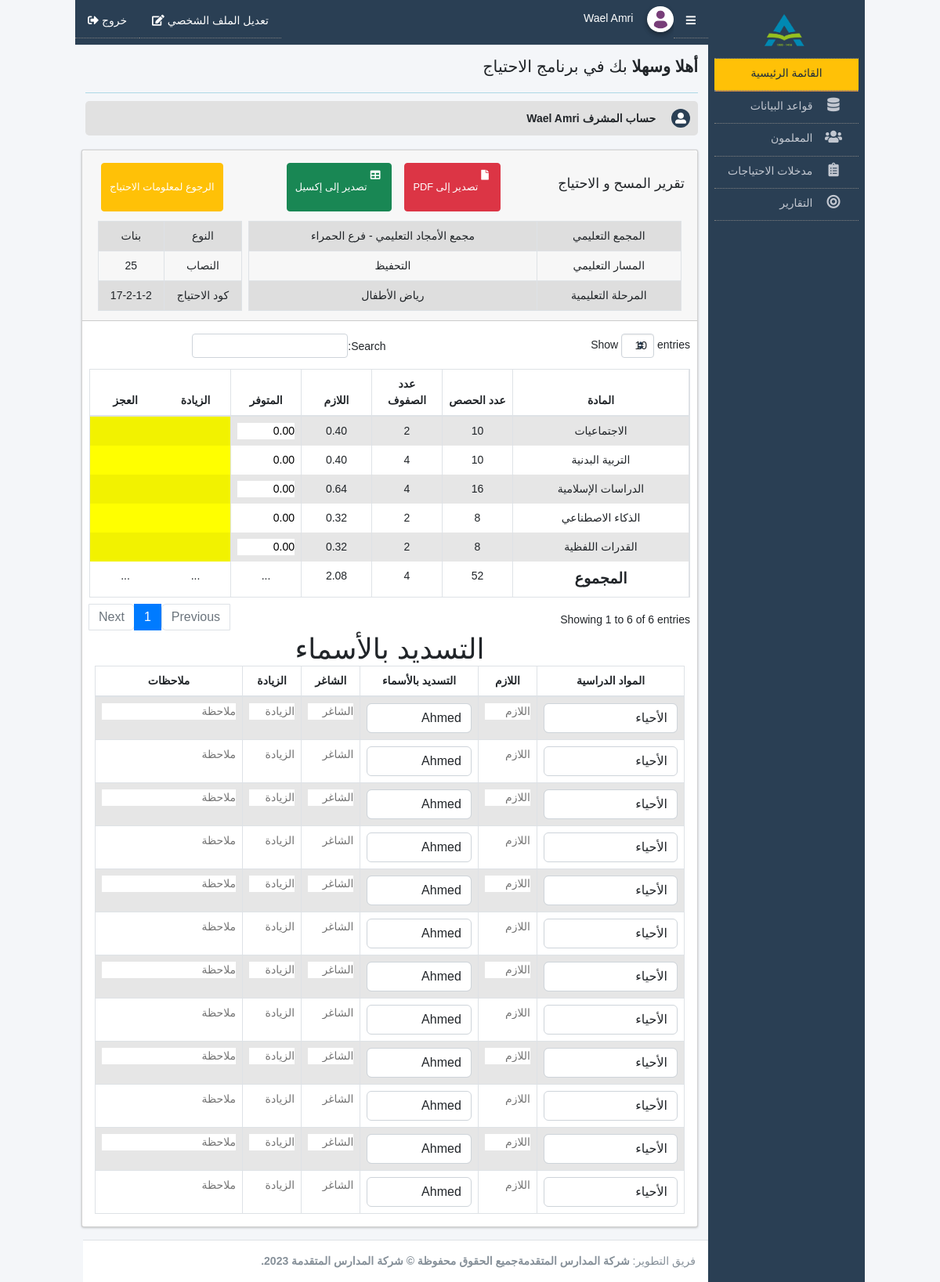
Page /need_report.php?n=54 (signed in) on the committed database.
### tables this page shows
CREATE TABLE `users` (
  `id` int(11) NOT NULL,
  `name` varchar(191) NOT NULL,
  `email` varchar(191) NOT NULL,
  `pass` varchar(191) NOT NULL,
  `rule` varchar(191) NOT NULL,
  `address` varchar(300) NOT NULL,
  `phone` varchar(191) NOT NULL,
  `active` tinyint(1) NOT NULL
);

CREATE TABLE `needs` (
  `id` int(11) NOT NULL,
  `compound` varchar(191) NOT NULL,
  `path` varchar(191) NOT NULL,
  `level` varchar(191) NOT NULL,
  `term` varchar(191) NOT NULL,
  `class` varchar(191) NOT NULL,
  `gender` varchar(191) NOT NULL,
  `subjects` varchar(2000) NOT NULL,
  `comple` varchar(191) NOT NULL,
  `need_code` varchar(191) NOT NULL
);

CREATE TABLE `subject_need` (
  `id` int(11) NOT NULL,
  `subject` varchar(191) NOT NULL,
  `n_code` varchar(191) NOT NULL,
  `c_code` varchar(191) NOT NULL,
  `l_number` varchar(191) NOT NULL,
  `c_number` varchar(191) NOT NULL,
  `total_no` varchar(191) NOT NULL,
  `need_no` varchar(191) NOT NULL
);

### includes/components/report_forms.php (the view, shortened to what this page needs)
<?php
require 'config.php';
?>
<section class="content  mt-2">
    <div class="row" style="margin-right: 0;margin-left: -5px;">
        <div class="col-12">
            <div id="need_info" class="card">
                <div class="card-header">
                    <div class="d-flex align-items-center justify-content-between">
                        <h3 class="card-title" style="float: right !important">تقرير المسح و الاحتياج </h3>
                        <div>
                            <button class="btn btn-success btn-sm m-2" style="float: left !important;font-size:0.8rem; padding:5px 10px" onclick="ExportToExcel('xlsx')">تصدير إلى إكسيل <i class="fas fa-table float-right p-1 text-white"></i></button>
                            <button class="btn btn-danger btn-sm m-2" style="float: left !important;font-size:0.8rem; padding:5px 10px" onclick="exportPDF()">تصدير إلى PDF <i class="fas fa-file float-right p-1 text-white"></i></button>
                        </div>
                        <a class="btn btn-warning btn-sm m-2" href="need_calc.php?n=<?php echo $need_id; ?>" style="float: left !important;font-size:0.8rem; padding:5px 10px">الرجوع لمعلومات الاحتياج</a>
                    </div>
                    <div class="d-flex">
                        <table class="w-75 table table-bordered table-striped m-1">
                            <tr>
                                <td>المجمع التعليمي</td>
                                <td><?php echo $sl_need['compound']; ?></td>
                            </tr>
                            <tr>
                                <td>المسار التعليمي</td>
                                <td><?php echo $sl_need['path']; ?></td>
                            </tr>
                            <tr>
                                <td>المرحلة التعليمية</td>
                                <td><?php echo $sl_need['level']; ?></td>
                            </tr>
                        </table>
                        <table class="w-25 table table-bordered table-striped m-1">
                            <tr>
                                <td>النوع</td>
                                <td><?php echo $sl_need['gender']; ?></td>
                            </tr>
                            <tr>
                                <td>النصاب</td>
                                <td><?php echo $sl_need['comple']; ?></td>
                            </tr>
                            <tr>
                                <td>كود الاحتياج</td>
                                <td><?php echo $sl_need['need_code']; ?></td>
                            </tr>
                        </table>
                    </div>
                </div>
                <div class="card-body">
                    <table id="myTable" class="w-100 table table-bordered table-striped">
                        <thead>
                            <tr class="text-center">
                                <th style="width:25%">المادة</th>
                                <th style="width:10%">عدد الحصص</th>
                                <th style="width:10%">عدد الصفوف</th>
                                <th style="width:10%">اللازم</th>
                                <th style="width:10%">المتوفر</th>
                                <th style="width:10%">الزيادة</th>
                                <th style="width:10%">العجز</th>
                            </tr>
                        </thead>
                        <tbody>
                            <?php
                            $max = 0;
                            $sum = 0;
                            $sub_query = "SELECT *  FROM subject_need where n_code = '$need_id' GROuP BY subject";
                            $sub_query_run = mysqli_query($conn, $sub_query);
                            if (mysqli_num_rows($sub_query_run) > 0) {
                                foreach ($sub_query_run as $sub) {
                            ?>
                                    <tr>
                                        <td><?= $sub['subject'] ?></td>
                                        <td><?php
                                            $s_name = $sub['subject'];
                                            $sql1 = "select sum(total_no) from subject_need where n_code = '$need_id' AND subject='$s_name'";
                                            $q1 = mysqli_query($conn, $sql1);
                                            $row1 = mysqli_fetch_array($q1);
                                            echo $row1[0];
                                            ?></td>
                                        <td><?php
                                            $s_name = $sub['subject'];
                                            $sql2 = "select sum(c_number) from subject_need where n_code = '$need_id' AND subject='$s_name'";
                                            $q2 = mysqli_query($conn, $sql2);
                                            $row2 = mysqli_fetch_array($q2);
                                            echo $row2[0];
                                            $row2[0] > $max ? $max = $row2[0] : $max = $max;
                                            ?>
                                        </td>
                                        <td><?php $tot = bcdiv(($row1[0]), $sl_need['comple'], 2);
                                            echo $tot;
                                            $sum = $sum + $tot;
                                            ?></td>
                                        <td><input class="available" type="number" min="0.00" name="" id="" step="0.01" value="0.00"></td>
                                        <td></td>
                                        <td></td>
                                    </tr>
                            <?php
                                }
                            }
                            ?>
                            <tr>
                                <td style="font-weight: bolder; font-size:1.2rem">المجموع</td>
                                <td>
                                    <?php
                                    $sql = "select sum(total_no) from subject_need where n_code = '$need_id'";
                                    $q = mysqli_query($conn, $sql);
                                    $row = mysqli_fetch_array($q);
                                    echo $row[0];
                                    ?>
                                </td>
                                <td>
                                    <?php
                                    echo $max;
                                    ?>
                                </td>
                                <td>
                                    <?php
                                    echo $sum;
                                    ?>
                                </td>
                                <td id="accom1">
                                    <?php
                                    echo '...';
                                    ?>
                                </td>
                                <td id="accom2">
                                    <?php
                                    echo '...';
                                    ?>
                                </td>
                                <td id="accom3">
                                    <?php
                                    echo '...';
                                    ?>
                                </td>
                            </tr>
                        </tbody>
                    </table>
                    <table id="myTable2" class="w-100 table table-bordered table-striped">
                        <thead>
                            <tr>
                                <h1 class="text-center">التسديد بالأسماء</h1>
                            </tr>
                            <tr class="text-center">
                                <th style="width:25%">المواد الدراسية</th>
                                <th style="width:10%">اللازم</th>
                                <th style="width:20%">التسديد بالأسماء</th>
                                <th style="width:10%">الشاغر</th>
                                <th style="width:10%">الزيادة</th>
                                <th style="width:25%">ملاحظات</th>
                            </tr>
                        </thead>
                        <tbody>
                            <?php for ($i=0; $i < 12; $i++) {
                              ?>
                            <tr>
                                <td>
                                    <select class="form-control" name="subject" id="subject">
                                        <?php
                                        $subject_query = "SELECT * FROM subjects ORDER BY subject";
                                        $subject_query_run = mysqli_query($conn, $subject_query);
                                        if (mysqli_num_rows($subject_query_run) > 0) {
                                            foreach ($subject_query_run as $subject) {
                                        ?>
                                                <option value="<?php echo $subject['subject']; ?>"><?php echo $subject['subject']; ?></option>
                                        <?php }
                                        } ?>
                                    </select>
                                </td>
                                <td><input class="available" type="text" placeholder="اللازم"></td>
                                <td><select class="form-control" name="teacher" id="teacher">
                                        <?php
                                        $teacher_query = "SELECT * FROM teachers ORDER BY name";
                                        $teacher_query_run = mysqli_query($conn, $teacher_query);
                                        if (mysqli_num_rows($teacher_query_run) > 0) {
                                            foreach ($teacher_query_run as $teacher) {
                                        ?>
                                                <option value="<?php echo $teacher['name']; ?>"><?php echo $teacher['name']; ?></option>
                                        <?php }
                                        } ?>
                                    </select></td>
                                <td><input class="available" type="text" placeholder="الشاغر"></td>
                                <td><input class="available" type="text" placeholder="الزيادة"></td>
                                <td><input class="available" type="text" placeholder="ملاحظة"></td>
                            </tr>
                            <?php  } ?>
                        </tbody>
                    </table>
                </div>
            </div>
        </div>
    </div>
</section>

### includes/components/navbar.php
<nav class="main-header navbar navbar-expand navbar-white navbar-light" style="background-color: #2a3f54;">
  <ul class="navbar-nav">
    <li class="nav-item">
      <a class="nav-link" data-widget="pushmenu" href="#"><i class="fas fa-bars"></i></a>
    </li>
    <div class="user-panel mt-3 pb-3 mb-3 d-flex">
      <div class="image">
        <img src="dist/img/user_icon1.png" class="img-circle elevation-2" alt="User Image">
      </div>
      <div class="info">
        <a href="" class="d-block"><?php echo $fetch['name']; ?></a>
      </div>
    </div>
  </ul>
  <ul class="navbar-nav mr-auto-navbav">
    <li class="nav-item">
      <a class="nav-link" data-widget="control-sidebar" data-slide="true" href=""> تعديل الملف الشخصي
        <i class="fas fa-edit"></i>
      </a>
    </li>
    <li class="nav-item">
      <a class="nav-link" href="logout.php">خروج
        <i class="fas fa-sign-out-alt"></i>
      </a>
    </li>
  </ul>
</nav>

### includes/components/cont-header.php (shortened to what this page needs)
<div class="content-header pb-0">
    <div class="container-fluid">
        <div class="row mb-2">
            <div class="col-sm-12">
                <h1 class="page-main-title m-0 text-dark"><strong>أهلا وسهلا </strong> بك في برنامج الاحتياج
                </h1>
                <div class="profile-name">
                    <i class="fas fa-user-alt fa-circle text-white" style="margin-left:16px;background-color: #2a3f54; border-radius:50%;padding: 5px;"></i>
                    <?php
                    $type = $fetch['rule'];
                    $user_role = '';
                    switch ($type) {
                        case 'manager':
                            $user_role = ' المشرف';
                            break;
                    }
                    ?>
                    <p style="display:inline; "><strong> <?php echo ' حساب' .  $user_role . ' ' . $fetch['name']; ?></strong></p>
                </div>
            </div>
        </div>
    </div>
</div>

### css/main.css (style rules this page uses)
.row { display: -webkit-box; display: -webkit-flex; display: -moz-box; display: -ms-flexbox; display: flex; -webkit-flex-wrap: wrap; -ms-flex-wrap: wrap; flex-wrap: wrap; }
html { -webkit-box-sizing: border-box; -moz-box-sizing: border-box; box-sizing: border-box; }
* { padding: 0; margin: 0; }
*, *:before, *:after { -webkit-box-sizing: inherit; -moz-box-sizing: inherit; box-sizing: inherit; }
body, h1, h2, h3, h4, h5, h6, blockquote, p, pre, dl, dd, ol, ul, figure, hr, fieldset, legend { margin: 0; padding: 0; }
table { border-collapse: collapse; border-spacing: 0; }
button { outline: none; background: none; border: none; }
body { font-family: "Poppins", "Arial", "Helvetica Neue", sans-serif; font-weight: 400; font-size: 14px; }
h1, h2, h3, h4, h5, h6 { font-weight: 400; }
h1 { font-size: 36px; }
h3 { font-size: 24px; }
.btn { display: inline-block; line-height: 50px; padding: 0 50px; -webkit-transition: all 0.4s ease; -o-transition: all 0.4s ease; -moz-transition: all 0.4s ease; transition: all 0.4s ease; cursor: pointer; font-size: 18px; color: #fff; font-family: "Poppins", "Arial", "Helvetica Neue", sans-serif; }
input { outline: none; margin: 0; border: none; -webkit-box-shadow: none; -moz-box-shadow: none; box-shadow: none; width: 100%; font-size: 14px; font-family: inherit; }
.card { -webkit-border-radius: 3px; -moz-border-radius: 3px; border-radius: 3px; background: #fff; }
select.form-control option { font-family: gess !important ; }

### includes/components/header.php (style rules this page uses)
input, button, a { font-family: gess, sans-serif !important; }
.nav-item { border-bottom: dotted 1px gray !important; }
.btn { padding: 0.5rem 1rem; }
body { background-color: #f4f6f9; }
.page-main-title { font-size: 1.3rem !important; }
tbody td { text-align: center; }
.col, .col-1, .col-10, .col-11, .col-12, .col-2, .col-3, .col-4, .col-5, .col-6, .col-7, .col-8, .col-9, .col-auto, .col-lg, .col-lg-1, .col-lg-10, .col-lg-11, .col-lg-12, .col-lg-2, .col-lg-3, .col-lg-4, .col-lg-5, .col-lg-6, .col-lg-7, .col-lg-8, .col-lg-9, .col-lg-auto, .col-md, .col-md-1, .col-md-10, .col-md-11, .col-md-12, .col-md-2, .col-md-3, .col-md-4, .col-md-5, .col-md-6, .col-md-7, .col-md-8, .col-md-9, .col-md-auto, .col-sm, .col-sm-1, .col-sm-10, .col-sm-11, .col-sm-12, .col-sm-2, .col-sm-3, .col-sm-4, .col-sm-5, .col-sm-6, .col-sm-7, .col-sm-8, .col-sm-9, .col-sm-auto, .col-xl, .col-xl-1, .col-xl-10, .col-xl-11, .col-xl-12, .col-xl-2, .col-xl-3, .col-xl-4, .col-xl-5, .col-xl-6, .col-xl-7, .col-xl-8, .col-xl-9, .col-xl-auto { padding-left: 5px; padding-right: 5px; }

### rows in the picture
users: name "Wael Amri", rule "المشرف"
needs: compound "مجمع الأمجاد التعليمي - فرع الحمراء", path "التحفيظ", level "رياض الأطفال", gender "بنات", comple "25", need_code "17-2-1-2"
subject_need: subject "الاجتماعيات", row1 "10", row2 "2", tot "0.40"
subject_need: subject "التربية البدنية", row1 "10", row2 "4", tot "0.40"
subject_need: subject "الدراسات الإسلامية", row1 "16", row2 "4", tot "0.64"
subject_need: subject "الذكاء الاصطناعي", row1 "8", row2 "2", tot "0.32"
subject_need: subject "القدرات اللفظية", row1 "8", row2 "2", tot "0.32"

### other values in the picture
$row[0] "52"
$max "4"
$sum "2.08"
form field subject "الأحياء"
form field teacher "Ahmed"
